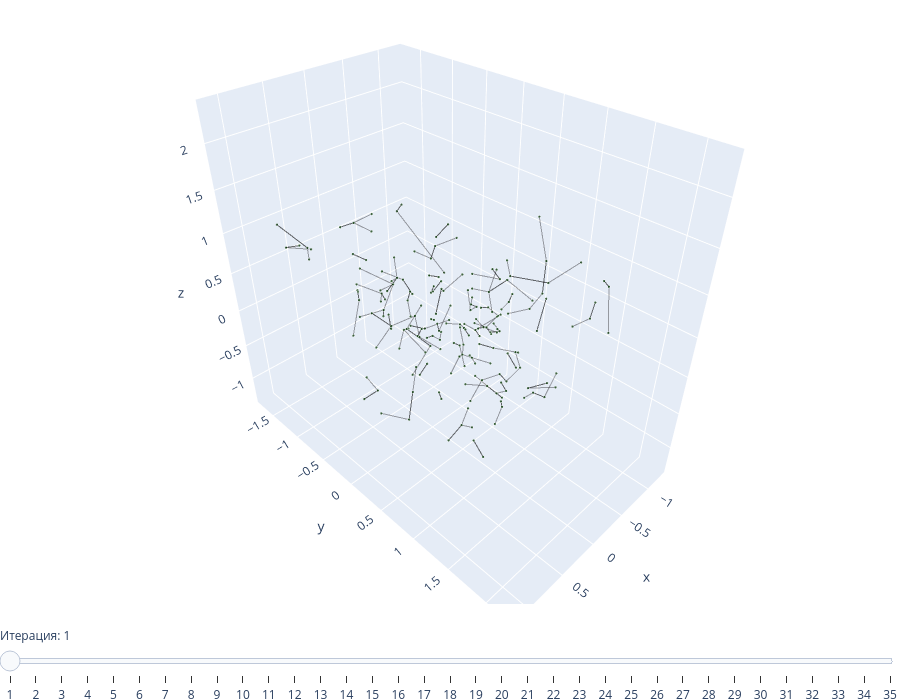

Source (notebook cell):
### Code cell
def ap_history(X, damping=0.5, max_iter=200, convergence_iter=15):
    n = len(X)
    S = -((X[:, None] - X[None]) ** 2).sum(-1)       # сходства
    np.fill_diagonal(S, np.median(S))                 # preference
    R = np.zeros((n, n)); A = np.zeros((n, n)); i = np.arange(n)
    history, stable, prev = [], 0, None
    for it in range(max_iter):
        # responsibility
        AS = A + S
        k = AS.argmax(1); first = AS[i, k]
        AS[i, k] = -np.inf; second = AS.max(1)
        Rn = S - first[:, None]; Rn[i, k] = S[i, k] - second
        R = damping * R + (1 - damping) * Rn
        # availability
        Rp = np.maximum(R, 0); np.fill_diagonal(Rp, R.diagonal())
        An = Rp.sum(0) - Rp; d = An.diagonal().copy()
        An = np.minimum(An, 0); np.fill_diagonal(An, d)
        A = damping * A + (1 - damping) * An
        E = A + R
        history.append(E.copy())
        ex = E.diagonal() > 0
        stable = stable + 1 if prev is not None and (ex == prev).all() else 0
        prev = ex
        if stable >= convergence_iter:
            break
    return history

history = ap_history(X)

def make_traces(E):
    score = E.diagonal()                    # >0 — точка центр
    target = E.argmax(1)                    # кого точка выбирает лидером
    lx, ly, lz = [], [], []
    for j, t in enumerate(target):
        if t != j:
            lx += [X[j, 0], X[t, 0], None]
            ly += [X[j, 1], X[t, 1], None]
            lz += [X[j, 2], X[t, 2], None]
    lines = go.Scatter3d(x=lx, y=ly, z=lz, mode='lines',
                         line=dict(color='rgba(0,0,0,0.35)', width=2), hoverinfo='skip')
    points = go.Scatter3d(x=X[:, 0], y=X[:, 1], z=X[:, 2], mode='markers',
                          marker=dict(size=[8 if s > 0 else 3 for s in score],
                                      color=score, cmin=-2, cmax=2,
                                      colorscale=[[0, 'green'], [0.5, 'black'], [1, 'red']]))
    return [lines, points]

fig = go.Figure(data=make_traces(history[0]),
                frames=[go.Frame(data=make_traces(E), name=str(t)) for t, E in enumerate(history)])

fig.update_layout(
    height=700, margin=dict(l=0, r=0, t=0, b=0), showlegend=False,
    sliders=[dict(steps=[dict(label=str(t + 1), method='animate',
                              args=[[str(t)], dict(mode='immediate', frame=dict(duration=0))])
                         for t in range(len(history))],
                  currentvalue=dict(prefix='Итерация: '))]
)
fig.show()

### Figure 1 — Plotly figure (JSON) as saved in the notebook; plotly's stock layout.template omitted (floating-point values rounded to 4 significant figures; data arrays with more than 128 entries replaced by an {"elided": "..."} marker saying what was removed)
{"data": [{"hoverinfo": "skip", "line": {"color": "rgba(0,0,0,0.35)", "width": 2}, "mode": "lines", "type": "scatter3d", "x": {"elided": "600 float values"}, "y": {"elided": "600 float values"}, "z": {"elided": "600 float values"}}, {"marker": {"cmax": 2, "cmin": -2, "color": {"elided": "200 float values"}, "colorscale": [[0, "green"], [0.5, "black"], [1, "red"]], "size": {"elided": "200 int values"}}, "mode": "markers", "type": "scatter3d", "x": {"elided": "200 float values"}, "y": {"elided": "200 float values"}, "z": {"elided": "200 float values"}}], "layout": {"height": 700, "margin": {"b": 0, "l": 0, "r": 0, "t": 0}, "showlegend": false, "sliders": [{"currentvalue": {"prefix": "Итерация: "}, "steps": [{"args": [["0"], {"frame": {"duration": 0}, "mode": "immediate"}], "label": "1", "method": "animate"}, {"args": [["1"], {"frame": {"duration": 0}, "mode": "immediate"}], "label": "2", "method": "animate"}, {"args": [["2"], {"frame": {"duration": 0}, "mode": "immediate"}], "label": "3", "method": "animate"}, {"args": [["3"], {"frame": {"duration": 0}, "mode": "immediate"}], "label": "4", "method": "animate"}, {"args": [["4"], {"frame": {"duration": 0}, "mode": "immediate"}], "label": "5", "method": "animate"}, {"args": [["5"], {"frame": {"duration": 0}, "mode": "immediate"}], "label": "6", "method": "animate"}, {"args": [["6"], {"frame": {"duration": 0}, "mode": "immediate"}], "label": "7", "method": "animate"}, {"args": [["7"], {"frame": {"duration": 0}, "mode": "immediate"}], "label": "8", "method": "animate"}, {"args": [["8"], {"frame": {"duration": 0}, "mode": "immediate"}], "label": "9", "method": "animate"}, {"args": [["9"], {"frame": {"duration": 0}, "mode": "immediate"}], "label": "10", "method": "animate"}, {"args": [["10"], {"frame": {"duration": 0}, "mode": "immediate"}], "label": "11", "method": "animate"}, {"args": [["11"], {"frame": {"duration": 0}, "mode": "immediate"}], "label": "12", "method": "animate"}, {"args": [["12"], {"frame": {"duration": 0}, "mode": "immediate"}], "label": "13", "method": "animate"}, {"args": [["13"], {"frame": {"duration": 0}, "mode": "immediate"}], "label": "14", "method": "animate"}, {"args": [["14"], {"frame": {"duration": 0}, "mode": "immediate"}], "label": "15", "method": "animate"}, {"args": [["15"], {"frame": {"duration": 0}, "mode": "immediate"}], "label": "16", "method": "animate"}, {"args": [["16"], {"frame": {"duration": 0}, "mode": "immediate"}], "label": "17", "method": "animate"}, {"args": [["17"], {"frame": {"duration": 0}, "mode": "immediate"}], "label": "18", "method": "animate"}, {"args": [["18"], {"frame": {"duration": 0}, "mode": "immediate"}], "label": "19", "method": "animate"}, {"args": [["19"], {"frame": {"duration": 0}, "mode": "immediate"}], "label": "20", "method": "animate"}, {"args": [["20"], {"frame": {"duration": 0}, "mode": "immediate"}], "label": "21", "method": "animate"}, {"args": [["21"], {"frame": {"duration": 0}, "mode": "immediate"}], "label": "22", "method": "animate"}, {"args": [["22"], {"frame": {"duration": 0}, "mode": "immediate"}], "label": "23", "method": "animate"}, {"args": [["23"], {"frame": {"duration": 0}, "mode": "immediate"}], "label": "24", "method": "animate"}, {"args": [["24"], {"frame": {"duration": 0}, "mode": "immediate"}], "label": "25", "method": "animate"}, {"args": [["25"], {"frame": {"duration": 0}, "mode": "immediate"}], "label": "26", "method": "animate"}, {"args": [["26"], {"frame": {"duration": 0}, "mode": "immediate"}], "label": "27", "method": "animate"}, {"args": [["27"], {"frame": {"duration": 0}, "mode": "immediate"}], "label": "28", "method": "animate"}, {"args": [["28"], {"frame": {"duration": 0}, "mode": "immediate"}], "label": "29", "method": "animate"}, {"args": [["29"], {"frame": {"duration": 0}, "mode": "immediate"}], "label": "30", "method": "animate"}, {"args": [["30"], {"frame": {"duration": 0}, "mode": "immediate"}], "label": "31", "method": "animate"}, {"args": [["31"], {"frame": {"duration": 0}, "mode": "immediate"}], "label": "32", "method": "animate"}, {"args": [["32"], {"frame": {"duration": 0}, "mode": "immediate"}], "label": "33", "method": "animate"}, {"args": [["33"], {"frame": {"duration": 0}, "mode": "immediate"}], "label": "34", "method": "animate"}, {"args": [["34"], {"frame": {"duration": 0}, "mode": "immediate"}], "label": "35", "method": "animate"}]}]}}
